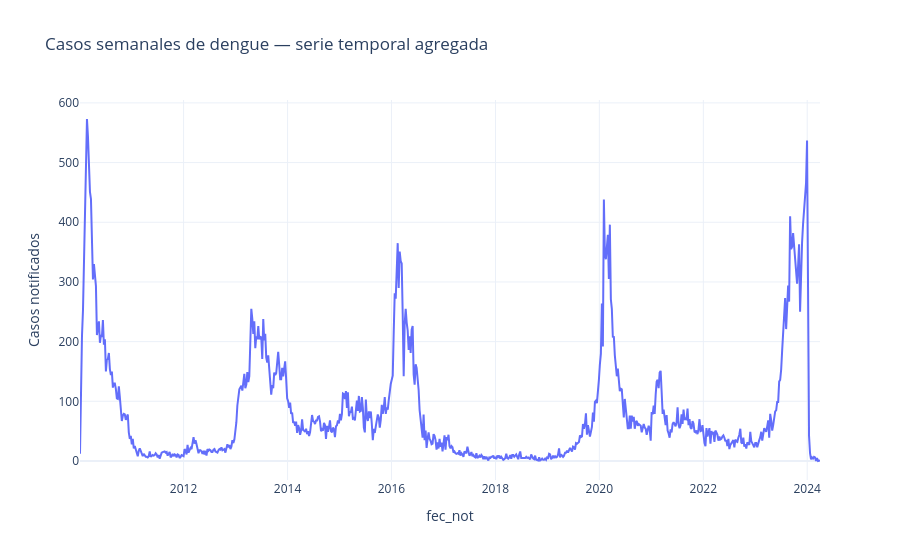

Notebook source saved alongside this figure:
### Markdown cell above
### Conclusión de la sección 4
La serie muestra alta variabilidad: media semanal de 83.24 casos, mediana de 51, desviación estándar de 97.33 y coeficiente de variación de 1.17. La asimetría positiva de 2.06 y la curtosis de 4.55 confirman una distribución con muchos valores bajos o moderados y pocos picos muy altos. Por año, 2010, 2013, 2016, 2020 y 2023 concentran episodios de mayor incidencia, mientras que años como 2018 muestran niveles muy bajos.

### Code cell
# Visualización interactiva de la serie
fig = px.line(
    weekly, x=weekly.index, y='casos',
    title='Casos semanales de dengue — serie temporal agregada',
    labels={'index': 'Semana', 'casos': 'Casos notificados'}
)
fig.update_layout(template='plotly_white', hovermode='x unified')
fig.show()

### Figure 1 — Plotly figure (JSON) as saved in the notebook; plotly's stock layout.template omitted (floating-point values rounded to 4 significant figures; data arrays with more than 128 entries replaced by an {"elided": "..."} marker saying what was removed)
{"data": [{"hovertemplate": "fec_not=%{x}<br>Casos notificados=%{y}<extra></extra>", "legendgroup": "", "line": {"color": "#636efa", "dash": "solid"}, "marker": {"symbol": "circle"}, "mode": "lines", "name": "", "orientation": "v", "showlegend": false, "type": "scatter", "x": {"elided": "744 str values"}, "xaxis": "x", "y": {"elided": "744 int values"}, "yaxis": "y"}], "layout": {"hovermode": "x unified", "legend": {"tracegroupgap": 0}, "title": {"text": "Casos semanales de dengue — serie temporal agregada"}, "xaxis": {"anchor": "y", "domain": [0, 1], "title": {"text": "fec_not"}}, "yaxis": {"anchor": "x", "domain": [0, 1], "title": {"text": "Casos notificados"}}}}
